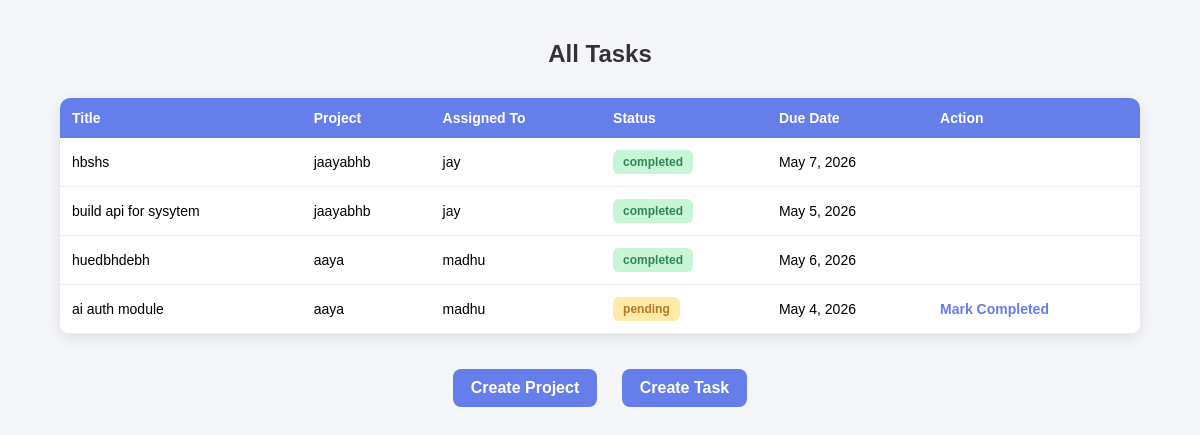
The app's page /api/dashboard/ (signed in) with its own data.
### api/models.py (models this page shows, shortened)
class Task(models.Model):
    STATUS_CHOICES = (
        ('pending', 'Pending'),
        ('in_progress', 'In Progress'),
        ('completed', 'Completed'),
    )
    title = models.CharField(max_length=255)
    description = models.TextField()
    project = models.ForeignKey(Project, on_delete=models.CASCADE)
    assigned_to = models.ForeignKey('User', on_delete=models.CASCADE)
    status = models.CharField(max_length=20, choices=STATUS_CHOICES, default='pending')
    due_date = models.DateField()

class Project(models.Model):
    name = models.CharField(max_length=255)
    description = models.TextField()
    created_by = models.ForeignKey('User', on_delete=models.CASCADE)
    members = models.ManyToManyField('User', related_name='projects')

class User(AbstractUser):
    ROLE_CHOICES = (
        ('admin', 'Admin'),
        ('member', 'Member'),
    )
    role = models.CharField(max_length=10, choices=ROLE_CHOICES)

### api/views.py (the view)
# urls.py: path('dashboard/', dashboard_page, name='dashboard'),
def dashboard_page(request):
    if not request.user.is_authenticated:
        return redirect('login_page')
    tasks = Task.objects.all()
    context = {
        "tasks": tasks,
        "total": tasks.count(),
        "completed": tasks.filter(status='completed').count(),
        "pending": tasks.filter(status='pending').count(),
        "overdue": tasks.filter(due_date__lt=now()).count()
    }
    return render(request, 'dashboard.html', context)

### templates/dashboard.html (shortened to what this page needs)
<!doctype html>
<html>
  <head>
  </head>
  <body>
    <div class="container">
      <h2>All Tasks</h2>
      <table>
        <tr>
          <th>Title</th>
          <th>Project</th>
          <th>Assigned To</th>
          <th>Status</th>
          <th>Due Date</th>
          <th>Action</th>
        </tr>
        {% for task in tasks %}
        <tr>
          <td>{{ task.title }}</td>
          <td>{{ task.project.name }}</td>
          <td>{{ task.assigned_to.username }}</td>
          <td>
            <span
              class="status {% if task.status == 'pending' %}pending{% else %}completed{% endif %}"
            >
              {{ task.status }}
            </span>
          </td>
          <td>{{ task.due_date }}</td>
          <td>
            {% if task.status == 'pending' %}
            <a href="/api/update-task/{{ task.id }}/">Mark Completed</a>
            {% endif %}
          </td>
        </tr>
        {% endfor %}
      </table>
      <div class="actions">
        <a href="/api/create-project/" class="btn">Create Project</a>
        <a href="/api/create-task/" class="btn">Create Task</a>
      </div>
    </div>
  </body>
</html>

### templates/dashboard.html (style rules this page uses)
body { margin: 0; font-family: Arial, sans-serif; background: #f4f6f9; }
.container { width: 90%; max-width: 1100px; margin: 40px auto; }
h2 { text-align: center; color: #333; margin-bottom: 30px; }
table { width: 100%; border-collapse: collapse; background: #ffffff; border-radius: 10px; overflow: hidden; box-shadow: 0 4px 15px rgba(0, 0, 0, 0.1); }
th { background: #667eea; color: white; padding: 12px; text-align: left; font-size: 14px; }
td { padding: 12px; border-bottom: 1px solid #eee; font-size: 14px; }
.status { padding: 5px 10px; border-radius: 6px; font-size: 12px; font-weight: bold; display: inline-block; }
.pending { background: #ffeaa7; color: #b7791f; }
.completed { background: #c6f6d5; color: #2f855a; }
a { text-decoration: none; font-weight: bold; color: #667eea; transition: 0.3s; }
.actions { margin-top: 25px; text-align: center; }
.btn { display: inline-block; margin: 10px; padding: 10px 18px; background: #667eea; color: white; border-radius: 8px; transition: 0.3s; }

### records on screen
Task: title "hbshs", project.name "jaayabhb", assigned_to.username "jay", status "completed", due_date "May 7, 2026"
Task: title "build api for sysytem", project.name "jaayabhb", assigned_to.username "jay", status "completed", due_date "May 5, 2026"
Task: title "huedbhdebh", project.name "aaya", assigned_to.username "madhu", status "completed", due_date "May 6, 2026"
Task: title "ai auth module", project.name "aaya", assigned_to.username "madhu", status "pending", due_date "May 4, 2026"
